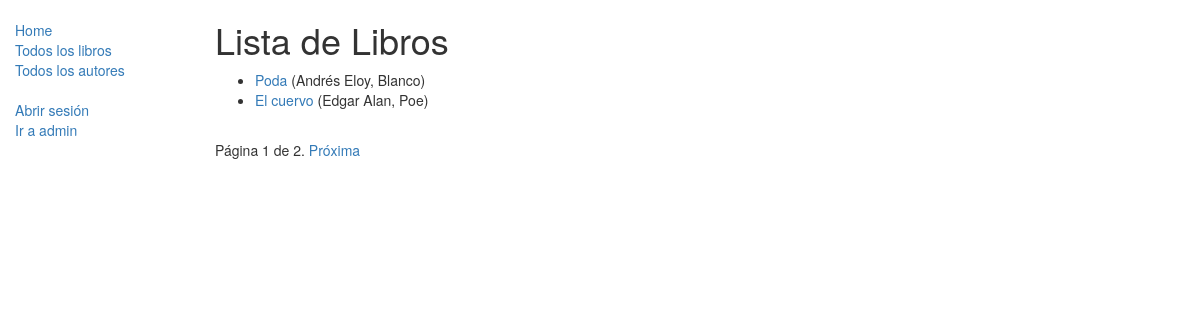
Page /catalogo/libros/ on the committed database.
### catalogo/models.py (models this page shows, shortened)
class Libro(models.Model):
    titulo = models.CharField(max_length=200)
    autor = models.ForeignKey('Autor', on_delete=models.SET_NULL, null=True)
    resumen = models.TextField(max_length=1000, help_text="Ingrese una breve descripción del libro")
    isbn = models.CharField('ISBN',max_length=13, help_text='hasta 13 Caracteres <a href="https://www.isbn-international.org/content/what-isbn">ISBN number</a>')
    genero = models.ManyToManyField(Genero, help_text="seleccione un genero para este libro.")
    lenguaje = models.ForeignKey('Lenguaje', on_delete=models.SET_NULL, null=True)
    def display_genero(self):
        """
        Creates a string for the Genero. This is required to display genre in Admin."""
        return ', '.join([ genero.nombre for genero in self.genero.all()[:3] ])
    display_genero.short_description = 'Genero'
    def get_absolute_url(self):
        return reverse('libro-detail', args=[str(self.id)])

class Autor(models.Model):
    nombre = models.CharField(max_length=100)
    apellido = models.CharField(max_length=100)
    fecha_nacimiento = models.DateField(null=True, blank=True)
    fecha_muerte = models.DateField('Muerte', null=True, blank=True)
    def __str__(self):
        return '%s, %s' % (self.nombre, self.apellido)

### catalogo/views.py (the view)
class VistaListaDeLibros(generic.ListView):
    model = Libro #De la clase-modelo-tabla Libro.
    paginate_by = 2 # Activamos la propiedad de paginación en la plantilla de esta vista genérica (libro_list.html), propiedad creada en la plantilla madre, base_generica.html. Hace que se vea en el documento html (plantilla) por lotes de dos en dos los títulos de los libros que hay en la biblioteca. En eso consiste la paginación de un documento.

### catalogo/templates/catalogo/libro_list.html
{% extends "base_generica.html" %}
{% block content %}
    <h1>Lista de Libros</h1>
    {% if libro_list %}
    <ul>
      {% for libro in libro_list %}
      <li>
        <a href="{{ libro.get_absolute_url }}">{{ libro.titulo }}</a> ({{libro.autor}})
      </li>
      {% endfor %}
    </ul>
    {% else %}
      <p>No hay libros en la librería.</p>
    {% endif %}
{% endblock %}

### rows in the picture
Libro: titulo "Poda", autor "Andrés Eloy, Blanco"
Libro: titulo "El cuervo", autor "Edgar Alan, Poe"

### other values in the picture
{{ page_obj.number }} "1"
{{ page_obj.paginator.num_pages }} "2"
